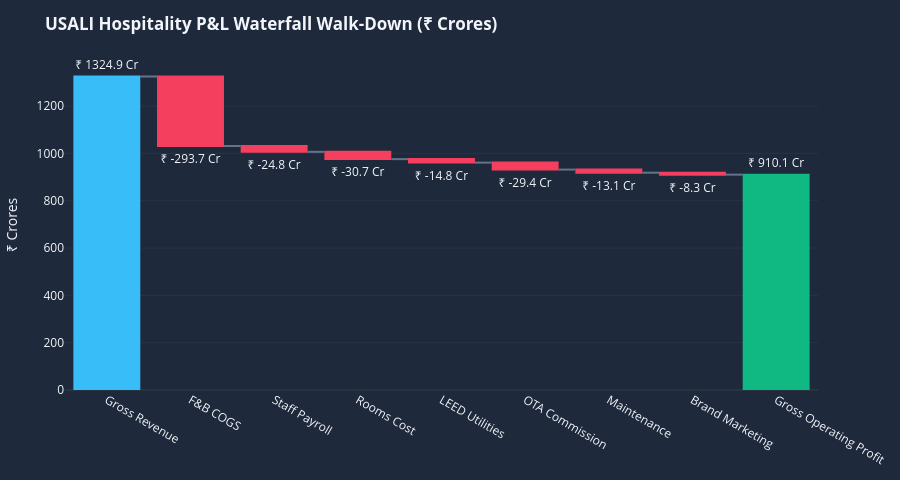

The cell this chart's notebook holds for it:
### Markdown cell above
---
## 3. USALI Waterfall Chart: From Gross Revenue to Operating Profit
*Step-by-step financial walk-down showing direct departmental costs, staff payroll, LEED Platinum green utilities, and net GOP.*

### Code cell
# USALI Cost items
fnb_cogs = -(active['fnb_cogs_operating_cost_inr'].sum() / 1e7)
staff_payroll = -(active['staff_payroll_allocated_inr'].sum() / 1e7)
rooms_cost = -(active['rooms_operating_cost_inr'].sum() / 1e7)
energy_cost = -(active['energy_utility_cost_inr'].sum() / 1e7)
ota_comm = -(active['booking_distribution_commission_inr'].sum() / 1e7)
maintenance = -(active['property_maintenance_inr'].sum() / 1e7)
marketing = -(active['marketing_brand_cost_inr'].sum() / 1e7)

fig_waterfall = go.Figure(go.Waterfall(
    name="USALI P&L",
    orientation="v",
    measure=["relative", "relative", "relative", "relative", "relative", "relative", "relative", "relative", "total"],
    x=[
        "Gross Revenue", "F&B COGS", "Staff Payroll", "Rooms Cost",
        "LEED Utilities", "OTA Commission", "Maintenance", "Brand Marketing", "Gross Operating Profit"
    ],
    textposition="outside",
    text=[
        f"₹ {gross_rev_cr:.1f} Cr", f"₹ {fnb_cogs:.1f} Cr", f"₹ {staff_payroll:.1f} Cr", f"₹ {rooms_cost:.1f} Cr",
        f"₹ {energy_cost:.1f} Cr", f"₹ {ota_comm:.1f} Cr", f"₹ {maintenance:.1f} Cr", f"₹ {marketing:.1f} Cr",
        f"₹ {gop_cr:.1f} Cr"
    ],
    y=[gross_rev_cr, fnb_cogs, staff_payroll, rooms_cost, energy_cost, ota_comm, maintenance, marketing, 0],
    connector={"line": {"color": "#64748b"}},
    decreasing={"marker": {"color": "#f43f5e"}},
    increasing={"marker": {"color": "#38bdf8"}},
    totals={"marker": {"color": "#10b981"}}
))

fig_waterfall.update_layout(
    title="<b>USALI Hospitality P&L Waterfall Walk-Down (₹ Crores)</b>",
    template="plotly_dark",
    paper_bgcolor="#1e293b",
    plot_bgcolor="#1e293b",
    height=480,
    margin=dict(l=40, r=40, t=60, b=40),
    yaxis=dict(title="₹ Crores")
)
fig_waterfall.show()

### Figure 1 — Plotly figure (JSON) as saved in the notebook; plotly's stock layout.template omitted (floating-point values rounded to 4 significant figures)
{"data": [{"connector": {"line": {"color": "#64748b"}}, "decreasing": {"marker": {"color": "#f43f5e"}}, "increasing": {"marker": {"color": "#38bdf8"}}, "measure": ["relative", "relative", "relative", "relative", "relative", "relative", "relative", "relative", "total"], "name": "USALI P&L", "orientation": "v", "text": ["₹ 1324.9 Cr", "₹ -293.7 Cr", "₹ -24.8 Cr", "₹ -30.7 Cr", "₹ -14.8 Cr", "₹ -29.4 Cr", "₹ -13.1 Cr", "₹ -8.3 Cr", "₹ 910.1 Cr"], "textposition": "outside", "totals": {"marker": {"color": "#10b981"}}, "type": "waterfall", "x": ["Gross Revenue", "F&B COGS", "Staff Payroll", "Rooms Cost", "LEED Utilities", "OTA Commission", "Maintenance", "Brand Marketing", "Gross Operating Profit"], "y": [1325.0, -293.7, -24.77, -30.7, -14.85, -29.41, -13.15, -8.262, 0]}], "layout": {"height": 480, "margin": {"b": 40, "l": 40, "r": 40, "t": 60}, "paper_bgcolor": "#1e293b", "plot_bgcolor": "#1e293b", "title": {"text": "<b>USALI Hospitality P&L Waterfall Walk-Down (₹ Crores)</b>"}, "yaxis": {"title": {"text": "₹ Crores"}}}}
